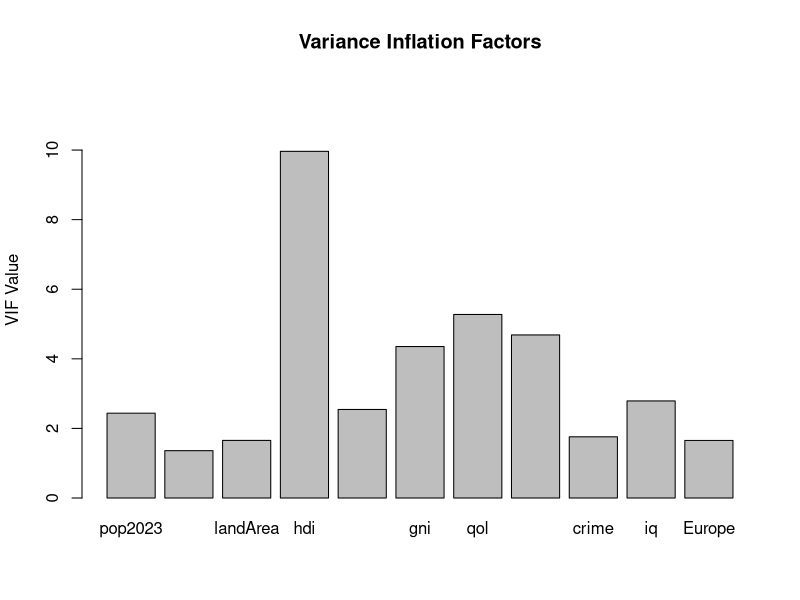
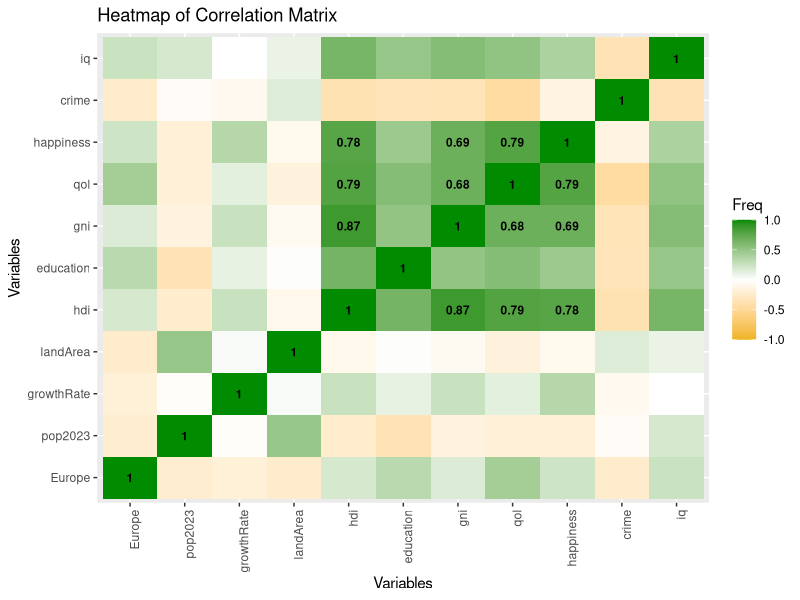
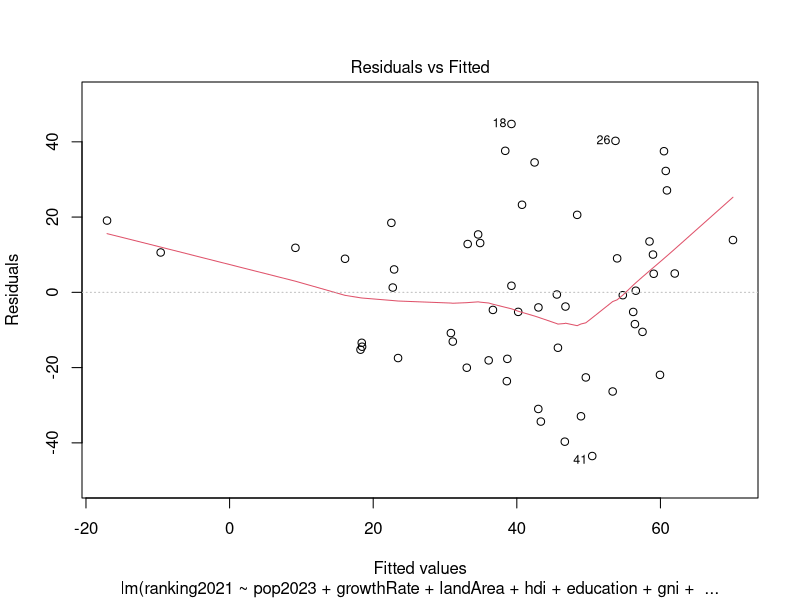
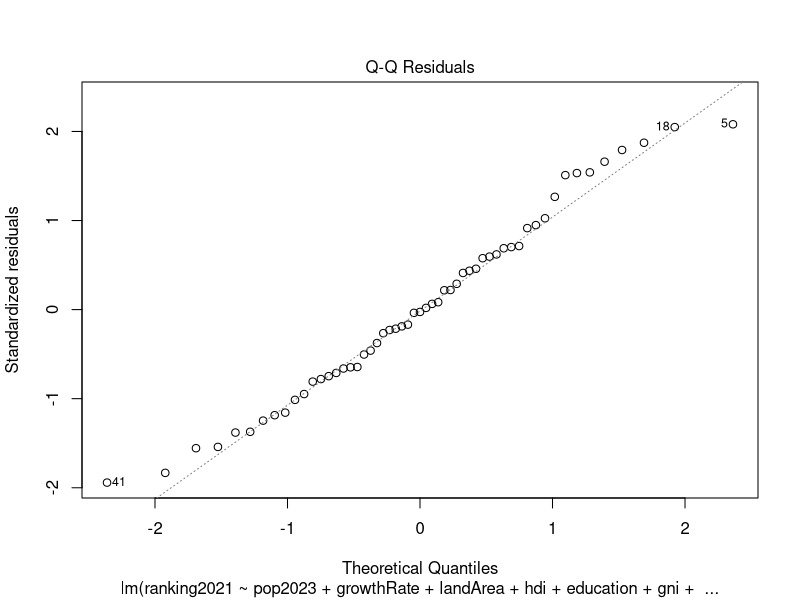

Reproduce these figures in R, in order. (Note: this script raises an error after producing the figures.)
library(ggplot2)
library(dplyr)
library(nortest)
library(viridisLite)
library(car)
library(lmtest)
library(carData)
library(corrplot)
library(stats)
library(MASS)
library(leaps)

#Wczytanie zbioru danych
data <- read.csv("Dylag1.csv")

#Wstępna analiza danych
head(data)
summary(data)
str(data)

##Wstepna analiza modelu
model <- lm(ranking2021 ~ pop2023 + growthRate + landArea 
            + hdi + education + gni + qol
            + happiness + crime + iq
            + Europe, data = data)
summary(model)

##Czyszczenie danych

#Usunięcie wierszy z brakującymi danymi
data2 <- data[complete.cases(data$hdi, data$qol), ] 
rownames(data2) <- NULL

##Wizualizacja danych

#Model regresji
model <- lm(ranking2021 ~ pop2023 + growthRate + landArea 
            + hdi + education + gni + qol
            + happiness + crime + iq
            + Europe, data = data2)
summary(model)
IQR(model$residuals)

#liniowosc
#Macierz korelacji
selected_data <- dplyr::select(data2, Europe, pop2023, growthRate, landArea, hdi, education, gni, qol, happiness, crime, iq)
corr_matrix <- cor(selected_data)
#współczynnik kappa
eigen_values <- eigen(corr_matrix)$values
kappa <- sqrt(max(eigen_values)/min(eigen_values))
kappa
vif_data <- vif(model)
barplot(vif_data, main = "Variance Inflation Factors", 
        ylab = "VIF Value", ylim = c(0, max(vif_data) * 1.2))
#Wizualizacja korelacji między zmiennymi niezależnymi
corr_df <- as.data.frame(as.table(corr_matrix))
ggplot(corr_df, aes(Var1, Var2, fill = Freq)) +
  geom_tile() +
  scale_fill_gradient2(low = "goldenrod2", mid = "white", high = "green4", 
                       midpoint = 0, limits = c(-1, 1)) +
  labs(title = "Heatmap of Correlation Matrix", 
       x = "Variables", 
       y = "Variables") +
  theme(axis.text.x = element_text(angle = 90,hjust=1)) +
  geom_text(aes(label = round(Freq, 2)), 
            data = subset(corr_df, abs(Freq) > 0.65),
            size = 3, color = "black", fontface = "bold")

plot(model,1)
raintest(model)
resettest(model)

#Normalnosc residuów
#Wykres Q-Q residua
plot(model, 2)
qqPlot(model)
#wykres gestosci
plot(density(model$residuals),main = "Residual Density")
shapiro.test(model$residuals) #hipoteza zerowa, ze dane pochodza z populacji o rozkladzie normalnym
ks.test(model$residuals, 'pnorm') #hipotezy zerowej (brak roznic miedzy rozkladami)
ad.test(model$residuals) #hipoteza zerowa, ze dane pochodza z populacji o rozkladzie normalnym
hist(model$residuals, breaks = seq(-50,50, by = 5), main="Histogram of residuals") #sa problemy z normalnoscia, ale mimo wszystko przyjmujemy normalnosc

#Stalosc wariancji
plot(model$residuals ~ model$fitted.values)
bptest(model)
gqtest(model)
hmctest(model)
crPlots(model)
plot(model$residuals ~ log(data2$pop2023, 10))
var.test(model$residuals[which(log(data2$pop2023,10)<7.2)],model$residuals[which(log(data2$pop2023,10)>=7.2)])   

#Autokorelacja residuow
dwtest(model)
Box.test(model$residuals,type='Box-Pierce')
Box.test(model$residuals,type='Ljung-Box')
# autokorelacja 1. rzedu
m = length(model$residuals)
plot(model$residuals[2:m] ~ model$residuals[1:(m-1)])

##CZĘŚĆ 2

#Wartości odstające
plot(data2$ranking2021 ~ model$fitted.values)
abline(0,1)
leverage <- hatvalues(model)
treshold <- 2*sum(leverage)/nrow(data2)
cooks.distance(model)
#wykres dzwigni
plot(leverage, main="Leverage Plot", ylab="Leverage", xlab="Index")
text(x=1:length(leverage), y=leverage, labels=ifelse(leverage>treshold, names(leverage),""), cex=0.7)
#wykres cooka
plot(model,4)

##Badanie nowego modelu

model1a <- lm(ranking2021 ~ pop2023 + growthRate + landArea +
                education + gni + qol + happiness + crime + iq +
                Europe, data = data2)
summary(model1a)
RSS <- sum(model$residuals^2)
n <- nrow(data2)
AIC <- n * log(RSS/n) + 2 * length(coef(model))
AIC
RSS1a <- sum(model1a$residuals^2)
AIC1a <- n * log(RSS1a/n) + 2 * length(coef(model1a))
AIC1a
plot(model1a,1)
#sprawdzamy czy lepiej byłoby usunąć gni
model1aa <- lm(ranking2021 ~ pop2023 + growthRate + landArea +
                 education + hdi + qol + happiness + crime + iq +
                 Europe, data = data2)
summary(model1aa)
RSS1aa <- sum(model1aa$residuals^2)
AIC1aa <- n * log(RSS1aa/n) + 2 * length(coef(model1aa))
AIC1aa

selected_data <- dplyr::select(data2, Europe, pop2023, growthRate, landArea, education, gni, qol, happiness, crime, iq)
corr_matrix <- cor(selected_data)
eigen_values <- eigen(corr_matrix)$values
kappa <- sqrt(max(eigen_values)/min(eigen_values))
kappa #zmniejszyła sie kappa
vif_data <- vif(model1a) #VIF w normie ponizej 6
barplot(vif_data, main = "Variance Inflation Factors", 
        ylab = "VIF Value", ylim = c(0, max(vif_data) * 1.2))
corr_df <- as.data.frame(as.table(corr_matrix)) #pozostaje silna korelacja zmiennych happiness i qol
ggplot(corr_df, aes(Var1, Var2, fill = Freq)) +
  geom_tile() +
  scale_fill_gradient2(low = "goldenrod2", mid = "white", high = "green4", 
                       midpoint = 0, limits = c(-1, 1)) +
  labs(title = "Heatmap of Correlation Matrix", 
       x = "Variables", 
       y = "Variables") +
  theme(axis.text.x = element_text(angle = 90,hjust=1)) +
  geom_text(aes(label = round(Freq, 2)), 
            data = subset(corr_df, abs(Freq) > 0.65),
            size = 3, color = "black", fontface = "bold")
#Liniowa struktura
plot(model1a,1)
raintest(model1a)
resettest(model1a)
#Normalnosc residuów
qqPlot(model1a)
plot(density(model1a$residuals),main = "Residual Density")
#Stalosc wariancji
plot(model1a$residuals ~ model1a$fitted.values)
#Autokorelacja residuow
m = length(model1a$residuals)
plot(model1a$residuals[2:m] ~ model1a$residuals[1:(m-1)])

model1aa <- lm(ranking2021 ~ pop2023 + growthRate + landArea +
                 education + hdi + qol + crime + iq +
                 Europe, data = data2)
RSS1aa <- sum(model1aa$residuals^2)
n <- nrow(data2)
AIC1aa <- n * log(RSS1aa/n) + 2 * length(coef(model1aa))
AIC1aa
model1ab <- lm(ranking2021 ~ pop2023 + growthRate + landArea +
                 education + hdi + happiness + crime + iq +
                 Europe, data = data2)
RSS1ab <- sum(model1ab$residuals^2)
AIC1ab <- n * log(RSS1ab/n) + 2 * length(coef(model1ab))
AIC1ab #wartosc AIC nie zmienia się bardzo wiec zostawiamy obie zmienne

#wykresy rozrzutu miedzy y a x1,x2...
crPlots(model1a) #zauwazamy dużą nieliniowosc
model1b <- lm(ranking2021 ~ log(pop2023) + growthRate + landArea + iq +
                education + gni + qol + happiness + crime +
                Europe, data = data2)
crPlots(model1b)
summary(model1b)
RSS1b <- sum(model1b$residuals^2)
n <- nrow(data2)
AIC1b <- n * log(RSS1b/n) + 2 * length(coef(model1b))
AIC1b
AIC1a
aic <- step(model1b, direction = "both", k = 2)

#Korelacji między zmiennymi niezależnymi
vif_data <- vif(model1b)
barplot(vif_data, main = "Variance Inflation Factors", 
        ylab = "VIF Value", ylim = c(0, max(vif_data) * 1.2))
#Liniowa struktura
plot(model1b,1)
raintest(model1b)
resettest(model1b)
#Normalnosc residuów
qqPlot(model1b)
plot(density(model1b$residuals),main = "Residual Density")
#Stalosc wariancji
plot(model1b,1)
#Autokorelacja residuow
m = length(model1b$residuals)
plot(model1b$residuals[2:m] ~ model1b$residuals[1:(m-1)])
#dalej występuje problem nieliniowosci
#przekształcamy zmienną landArea
model1bb <- lm(ranking2021 ~ log(pop2023) + growthRate +
                 sqrt(landArea) + gni + education + qol +
                 happiness + crime + iq +
                 Europe, data = data2)
summary(model1bb)
crPlots(model1bb)
RSS1bb <- sum(model1bb$residuals^2)
AIC1bb <- n * log(RSS1bb/n) + 2 * length(coef(model1bb))
AIC1bb
AIC1b
aic <- step(model1bb, direction = "both", k = 2)
#STWIERDZAM, ZE PRZEKSZTALCENIE ZMIENNEJ landArea nie ma sensu
#przekształcsmy zmienną qol
model1c <- lm(ranking2021 ~ log(pop2023) + growthRate + landArea + iq +
                education + gni + qol + I(qol^2) + happiness + crime +
                Europe, data = data2)
crPlots(model1c)
summary(model1c)
RSS1c <- sum(model1c$residuals^2)
AIC1c <- n * log(RSS1c/n) + 2 * length(coef(model1c))
AIC1c
AIC1b
aic <- step(model1c, direction = "both", k = 2)
#AIC spadło troche
plot(model1c,1)

#Korelacji między zmiennymi niezależnymi
vif_data <- vif(model1c)
barplot(vif_data, main = "Variance Inflation Factors", 
        ylab = "VIF Value", ylim = c(0, max(vif_data) * 1.2))
#Liniowa struktura
plot(model1c,1)
raintest(model1c)
resettest(model1c)
#Normalnosc residuów
qqPlot(model1c)
plot(density(model1c$residuals),main = "Residual Density")
#Stalosc wariancji
plot(model1c,1)
#Autokorelacja residuow
m = length(model1c$residuals)
plot(model1c$residuals[2:m] ~ model1c$residuals[1:(m-1)])

#transformacja boxcox
b=boxcox(model1c)
l <- b$x[which.max(b$y)]
model1d <- lm(((ranking2021)^l-1)/l ~ log(pop2023) + growthRate + log(landArea)
              + gni + education + qol + I(qol^2)
              + happiness + crime + iq
              + Europe, data=data2)
summary(model1d)
crPlots(model1d)
RSS1d <- sum(model1d$residuals^2)
AIC1d <- n * log(RSS1d/n) + 2 * length(coef(model1d))
AIC1d
AIC1c
#Korelacji między zmiennymi niezależnymi
vif_data <- vif(model1d)
barplot(vif_data, main = "Variance Inflation Factors", 
        ylab = "VIF Value", ylim = c(0, max(vif_data) * 1.2))
#Liniowa struktura
plot(model1d,1)
raintest(model1d)
resettest(model1d)
#Normalnosc residuów
qqPlot(model1d)
plot(density(model1d$residuals),main = "Residual Density")
#Stalosc wariancji
plot(model1d,1)
bptest(model1d)
gqtest(model1d)
hmctest(model1d)
#Autokorelacja residuow
dwtest(model1d)
Box.test(model1d$residuals,type='Box-Pierce')
Box.test(model1d$residuals,type='Ljung-Box')
m = length(model1d$residuals)
plot(model1d$residuals[2:m] ~ model1d$residuals[1:(m-1)])

## Tworzymy nowy model 1e
aic <-step(model1d, drection='both', k=2)

model1e <- lm(((ranking2021)^l-1)/l ~ log(pop2023) + education + 
                qol + I(qol^2) + crime + growthRate + iq, data=data2)
summary(model1e)
crPlots(model1e)
RSS1e <- sum(model1e$residuals^2)
AIC1e <- n * log(RSS1e/n) + 2 * length(coef(model1e))
AIC1e
AIC1d
#Liniowa struktura
plot(model1e,1)
raintest(model1e)
resettest(model1e)
#Normalnosc residuów
qqPlot(model1e)
plot(density(model1e$residuals),main = "Residual Density")
shapiro.test(model1e$residuals) 
ks.test(model1e$residuals, 'pnorm') 
ad.test(model1e$residuals)
hist(model1e$residuals, breaks = seq(-4,4, by = 0.55), main="Histogram of residuals")
#Stalosc wariancji
plot(model1e,1)
bptest(model1e)
gqtest(model1e)
hmctest(model1e)
ncvTest(model1e)
#Autokorelacja residuow
dwtest(model1e)
Box.test(model1e$residuals,type='Box-Pierce')
Box.test(model1e$residuals,type='Ljung-Box')
m = length(model1e$residuals)
plot(model1e$residuals[2:m] ~ model1e$residuals[1:(m-1)])

#Wartości odstające
leverage <- hatvalues(model1e)
treshold <- 2*sum(leverage)/n
cooks.distance(model1e)
#wykres dzwigni
plot(leverage, main="Leverage Plot", ylab="Leverage", xlab="Index")
text(x=1:length(leverage), y=leverage, labels=ifelse(leverage>treshold, names(leverage),""), cex=0.7)
#wykres cooka
plot(model1e,4)

selected_data <- dplyr::select(data2, pop2023, growthRate, education, qol, crime, iq)
corr_matrix <- cor(selected_data)
eigen_values <- eigen(corr_matrix)$values
kappa <- sqrt(max(eigen_values)/min(eigen_values))
kappa
vif_data <- vif(model1e)
barplot(vif_data, main = "Variance Inflation Factors", 
        ylab = "VIF Value", ylim = c(0, max(vif_data) * 1.2))
corr_df <- as.data.frame(as.table(corr_matrix))
ggplot(corr_df, aes(Var1, Var2, fill = Freq)) +
  geom_tile() +
  scale_fill_gradient2(low = "goldenrod2", mid = "white", high = "green4", 
                       midpoint = 0, limits = c(-1, 1)) +
  labs(title = "Heatmap of Correlation Matrix", 
       x = "Variables", 
       y = "Variables") +
  theme(axis.text.x = element_text(angle = 90,hjust=1)) +
  geom_text(aes(label = round(Freq, 2)), 
            data = subset(corr_df, abs(Freq) > 0.65),
            size = 3, color = "black", fontface = "bold")

#walidacja krzyżowa
X <- model.matrix(model)
cv_errors_m <- rep(0, nrow(data2))
for (i in 1:nrow(data2)) {
  fit <- lm.fit(X[-i, ], data2$ranking2021[-i])
  cv_errors_m[i] <- (data2$ranking2021[i] - fit$coef %*% X[i, ]) ^ 2
}
mse <- mean(cv_errors_m)

X1e <- model.matrix(model1e) #  Macierz projektowa
cv_errors_m1e <- rep(0, n)
for (i in 1:n) {
  fit <- lm.fit(X1e[-i, ], data2$ranking2021[-i]) #leave-one-out cv
  cv_errors_m1e[i] <- (data2$ranking2021[i] - fit$coef %*% X1e[i, ]) ^ 2  #błąd predykcji
}
mse1e <- mean(cv_errors_m1e)
sqrt(mse)
sqrt(mse1e)
